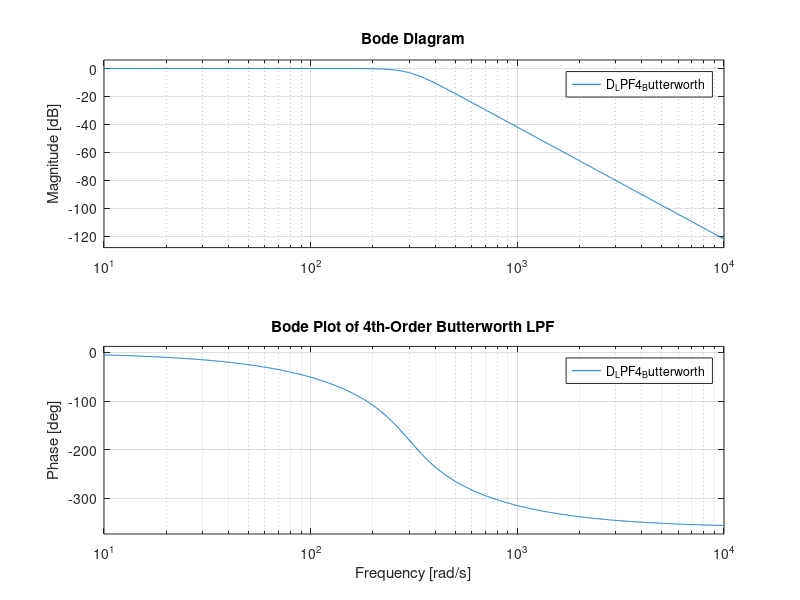

The MATLAB script that drew this image:
% Specifications
wg = 10;           %  (rad/s)
target_phase = -5; % (degrees)

% wg = 10 rad/s
fun = @(wc) -atand((0.76537*(wg/wc)) / (1 - (wg/wc)^2)) ...
            - atand((1.84776*(wg/wc)) / (1 - (wg/wc)^2)) - target_phase;

% Initial guess 
wc0 = 300; 

% cutoff frequency wc
wc = fsolve(fun, wc0);

fprintf('Calculated Cutoff Frequency (wc): %.4f rad/s\n', wc);

% Polynomial coefficients for denominator: B4(s/wc)
den = [1, 2.61313*wc, 3.41421*wc^2, 2.61313*wc^3, wc^4];
num = [wc^4];

D_LPF4_Butterworth = tf(num, den);

disp('Transfer Function D_LPF4_Butterworth(s):');
D_LPF4_Butterworth

% Bode Plot
figure;
bode(D_LPF4_Butterworth);
grid on;
title('Bode Plot of 4th-Order Butterworth LPF');
